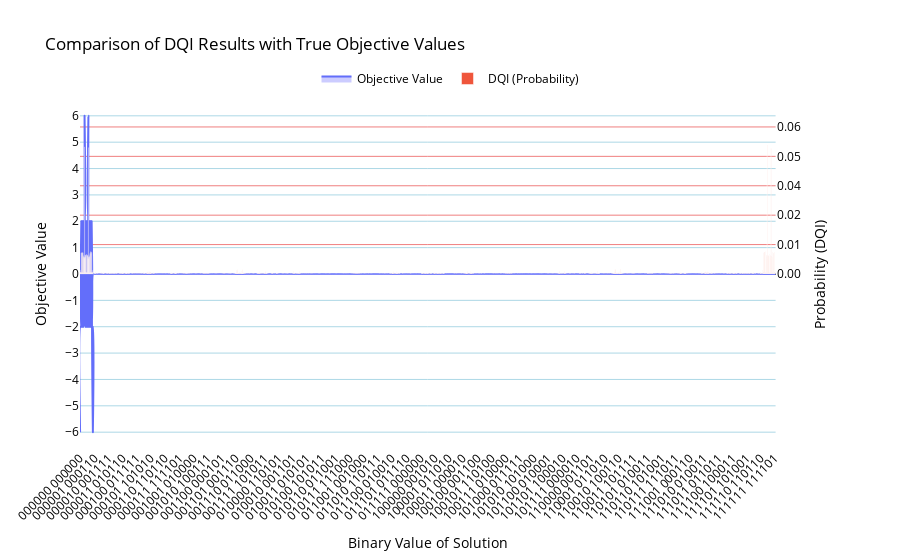

Write notebook code for a chart like this one.
### Code cell
plot_results_union_plotly(
    brute_force_results,
    counts,
    plot_name="Comparison of DQI Results with True Objective Values",
    spline_smoothing=1.3
)

### Figure 1 — Plotly figure (JSON) as saved in the notebook; plotly's stock layout.template omitted (floating-point values rounded to 4 significant figures; data arrays with more than 128 entries replaced by an {"elided": "..."} marker saying what was removed)
{"data": [{"fill": "tozeroy", "fillcolor": "rgba(0,0,255,0.2)", "line": {"shape": "spline", "smoothing": 1.3}, "mode": "lines", "name": "Objective Value", "type": "scatter", "x": {"elided": "3433 str values"}, "xaxis": "x", "y": {"elided": "3433 int values"}, "yaxis": "y"}, {"marker": {"opacity": 0.6}, "name": "DQI (Probability)", "type": "bar", "x": {"elided": "3433 str values"}, "xaxis": "x", "y": {"elided": "3433 float values"}, "yaxis": "y2"}], "layout": {"font": {"color": "black"}, "legend": {"orientation": "h", "x": 0.5, "xanchor": "center", "y": 1.02, "yanchor": "bottom"}, "title": {"text": "Comparison of DQI Results with True Objective Values"}, "xaxis": {"anchor": "y", "domain": [0, 0.94], "tickangle": -45, "title": {"text": "Binary Value of Solution"}}, "yaxis": {"anchor": "x", "domain": [0, 1], "dtick": 1, "gridcolor": "lightblue", "range": [-6.6, 6.6], "showgrid": true, "tick0": 0, "title": {"text": "Objective Value"}}, "yaxis2": {"anchor": "x", "gridcolor": "lightcoral", "overlaying": "y", "range": [-0.071, 0.071], "showgrid": true, "side": "right", "tickmode": "array", "ticktext": ["0.00", "0.01", "0.02", "0.04", "0.05", "0.06", "0.07", "0.08"], "tickvals": [0, 0.012, 0.024, 0.036, 0.048, 0.06, 0.072, 0.084], "title": {"text": "Probability (DQI)"}, "zeroline": true, "zerolinecolor": "black", "zerolinewidth": 2}}}
